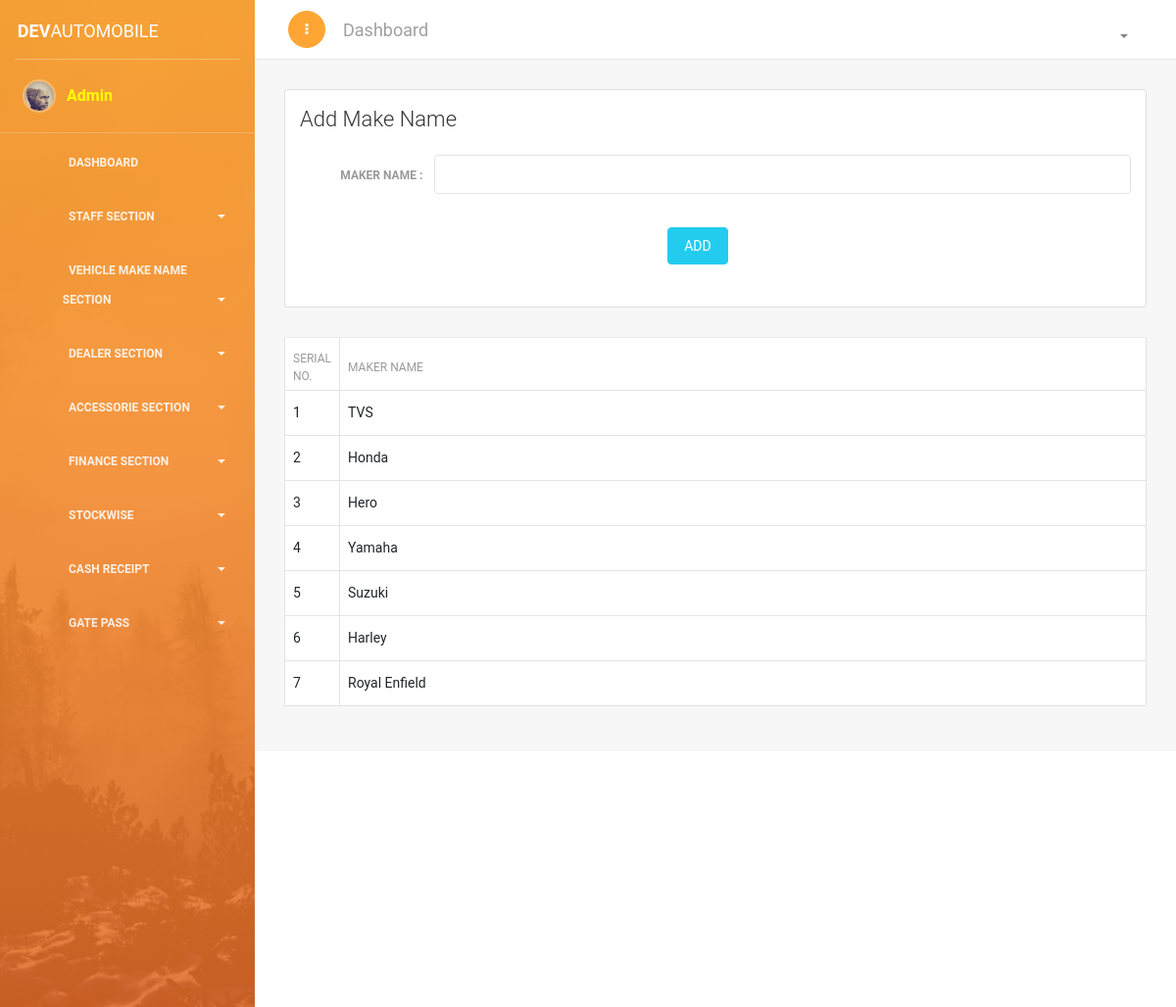
Before: /add-make.php (signed in) with the older database file.
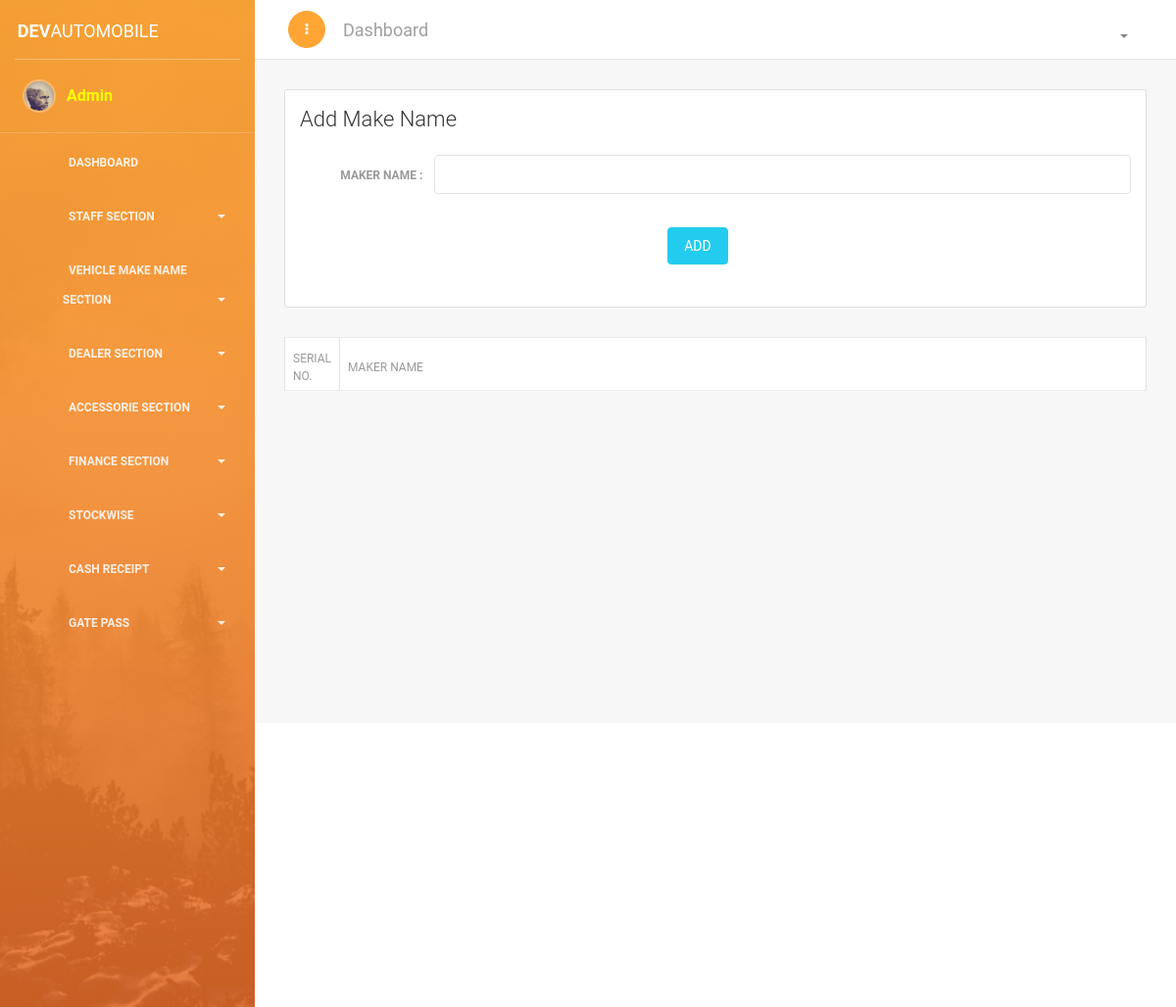
After: the same page with the newer database file.
### tables this page shows
CREATE TABLE `makername` (
  `id` int(11) NOT NULL,
  `name` varchar(650) NOT NULL
);

### add-make.php (the view, shortened to what this page needs)
<?php
if(!isset($_SESSION['name'])){
echo "<script> window.open('login.php', '_self')</script>";
}else{
require_once('header/header.php');
require_once('header/conn.php');
?>
<link href="https://cdn.datatables.net/1.10.18/css/dataTables.bootstrap4.min.css" rel="stylesheet">
<div class="content">
<div class="container-fluid">
<div class="row">
<div class="col-md-12">
<div class="card ">
<div class="card-header ">
<h4 class="card-title">Add Make Name</h4>
</div>
<div class="card-body ">
<form method="POST" action="#" class="form-horizontal">
<div class="row">
<label class="col-sm-2 control-label"><b> Maker Name : </b></label>
<div class="col-sm-10">
<div class="form-group has-success">
<input type="text" name="name" class="form-control" required>
</div>
</div>
</div>
<div class="row">
<div class="col-sm-2">
</div>
<div class="col-sm-10">
<div class="row">
<div class="col-md-4">
</div>
<div class="col-md-4">
<div class="form-group">
<button type="submit" name="add" class="btn btn-fill btn-info">ADD</button>
</div>
</div>
<div class="col-md-4">
</div>
</div>
</div>
</div>
</form>
</div>
</div>
</div>
<div class="container">
<table class="table table-bordered" id="dataTable" width="100%" cellspacing="0" style="background-color: white; ">
<thead>
<tr>
<th width="5%"> Serial No.</th>
<th> Maker Name</th>
</tr>
</thead>
<tbody>
<?php
$s = "select * FROM makername";
$se = mysqli_query($conn , $s);
$i=0;
while ($sel = mysqli_fetch_array($se)) {
	$i++;
?>
<tr>
<td><?php echo $i; ?></td>
<td><?php echo $sel['name']?></td>
</tr>
<?php } ?>
</tbody>
</table>
</div>
</div>
</div>
</div>
<?php
require_once('header/footer.php');
 } ?>

Changed rows visible on the page:
removed makername: name "TVS"
removed makername: name "Honda"
removed makername: name "Hero"
removed makername: name "Yamaha"
removed makername: name "Suzuki"
removed makername: name "Harley"
removed makername: name "Royal Enfield"
